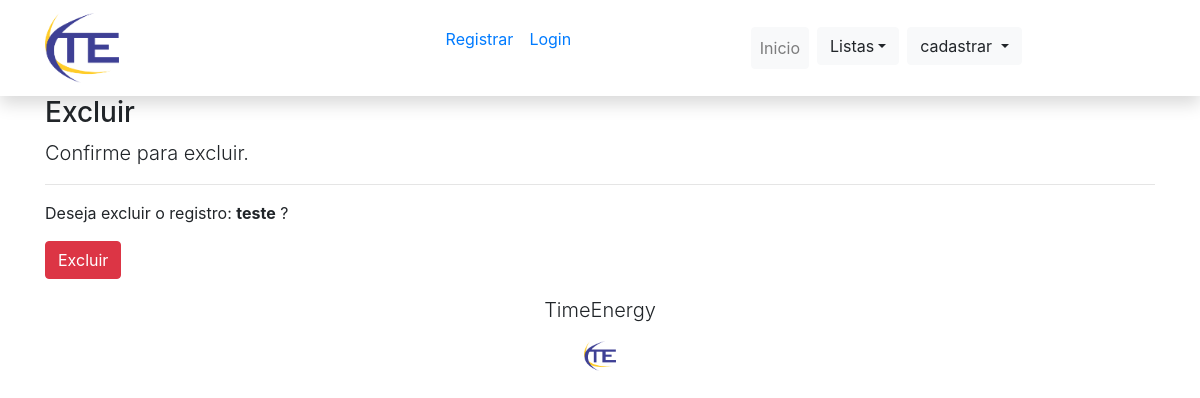
The page /formulario/excluir/91/ on the database as committed earlier.
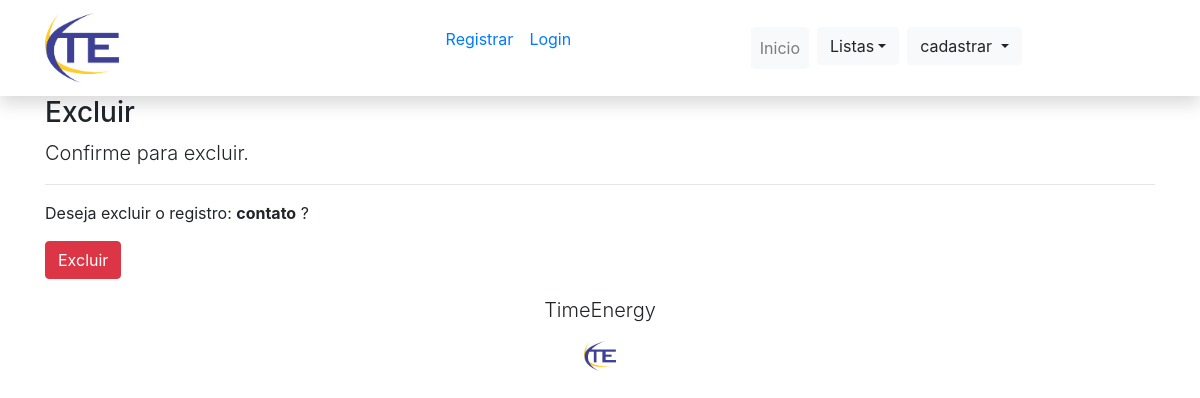
The same page on the database as committed later.
### dadoste/formulario/models.py (models this page shows, shortened)
class Formularios(models.Model):
    tipo = models.ForeignKey(
        Tipo, on_delete=models.PROTECT)
    cliente = models.ForeignKey(
        Cliente, on_delete=models.PROTECT, null=True, blank=True, unique=True)
    fornecedor = models.ForeignKey(
        Fornecedor, on_delete=models.PROTECT, null=True, blank=True)
    cnpj = models.CharField(
        max_length=14, verbose_name='CPF/CNPJ',
        null=True, blank=True)
    nome = models.CharField(
        max_length=60, verbose_name='Nome', null=True, blank=True)
    nr_contato = models.CharField(
        max_length=14,null=True, blank=True, verbose_name='Telefone', )
    email = models.EmailField(
        max_length=70,verbose_name='Email', null=True , blank=True)
    validacao_contrato = models.CharField(
        max_length=14,null=True,
        blank=True, verbose_name='Validação de contrato')
    validade_certificacao = models.DateField(
        null=True, blank=True, verbose_name='Validade de certificação')
    descricao = models.TextField(null=True, blank=True)
    def __str__(self):
        return str(self.tipo)
    class Meta:
        verbose_name = ('Formulario Geral')
        verbose_name_plural = ('Formulario Geral')
        ordering = ['tipo']

### dadoste/categoria/models.py (models this page shows)
class Tipo(models.Model):
    nome = models.CharField(max_length=60, verbose_name='Nome')
    descricao = models.TextField(
        null=True, blank=True)
    def __str__(self) -> str:
        return str(self.nome)
    class Meta:
        verbose_name = ('Tipo')
        verbose_name_plural = ('Tipos')
        ordering = ["nome"]

### dadoste/formulario/views.py (the view)
# urls.py: path('formulario/excluir/<int:pk>/', FormularioDelete.as_view(), name='excluir' ),
class FormularioDelete(DeleteView):
    model = Formularios
    template_name = 'formulario/form-excluir.html'
    success_url = reverse_lazy('listar')

### dadoste/formulario/templates/formulario/form-excluir.html (shortened to what this page needs)
{% extends 'paginas/modelo.html'  %}
{% load static %}
{% load crispy_forms_tags %}
{% block conteudo %}
    <h3>Excluir</h3>
    <p class="lead">
        Confirme para excluir.
    </p>
    <hr>
    <form action="" method="POST">
        <p>
            Deseja excluir o registro: <b>{{ object }}</b> ?
        </p>
        <button type="submite" class="btn btn-danger">Excluir</button>
    </form>
{% endblock %}

Rows that differ between the two databases and show on the page:
changed Formularios: tipo.nome "teste" → "contato"
